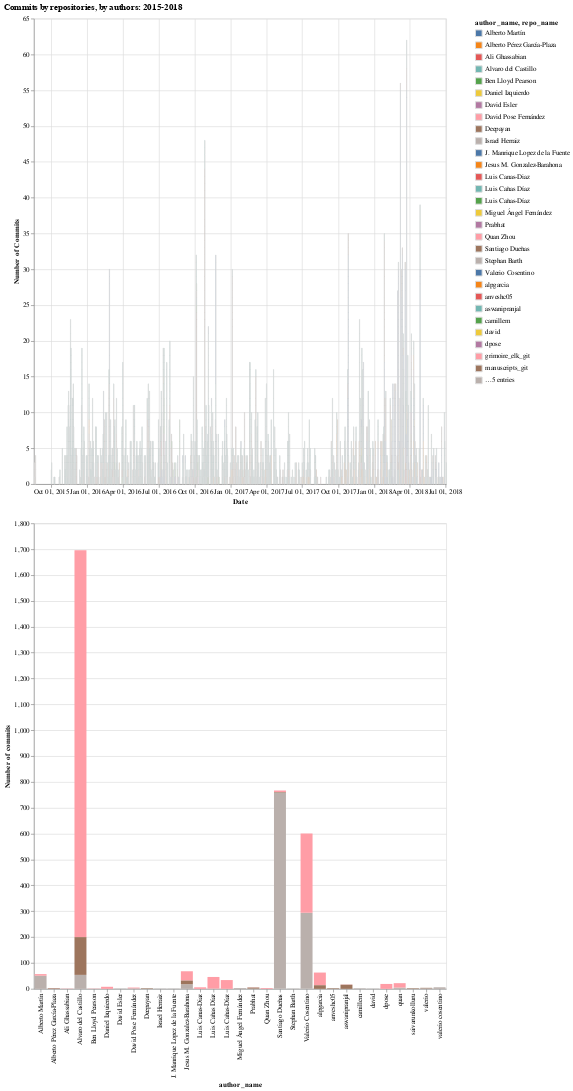

The notebook cell this image was saved under:
### Code cell
color_by_author = alt.Color('author_name:N')
color_by_repo = alt.Color('repo_name:N')

brush = alt.selection_interval(encodings=['x'])
click = alt.selection_multi(encodings=['color'])

width = len(all_commits['author_name'].unique())*20
max_date = all_commits["commit_date"].max()
min_date = all_commits["commit_date"].min()

points = alt.Chart().mark_bar(stroke="2").encode(
    alt.X('yearmonthdate(commit_date):T',
          axis=alt.Axis(title='Date')
         ),
    alt.Y('count(hash):Q',
        axis=alt.Axis(title='Number of Commits'),
    ),
    color=alt.condition(brush, color_by_author, alt.value('lightgray')),
    tooltip=["author_name", "commit_date", "repo_name"]
).properties(
    width=width,
    height=700,
).add_selection(
    brush
).transform_filter(
    click
)

bars = alt.Chart().mark_bar().encode(
    alt.Y('count(hash)',
          axis=alt.Axis(title="Number of commits")
         ),
    x='author_name:N',
    color=alt.condition(click, color_by_repo, alt.value('lightgray')),
).transform_filter(
    brush
).properties(
    width=width,
    height=700
).add_selection(
    click
)

chart2 = alt.vconcat(points, bars,
    data=all_commits,
    title="Commits by repositories, by authors: {}-{}".format(min_date.year, max_date.year)
)
chart2

### Figure 1 — Vega-Lite specification as saved in the notebook (floating-point values rounded to 4 significant figures; data arrays with more than 128 entries replaced by an {"elided": "..."} marker saying what was removed)
{"$schema": "https://vega.github.io/schema/vega-lite/v2.4.3.json", "config": {"view": {"height": 300, "width": 400}}, "data": {"values": {"elided": "3450 records"}}, "title": "Commits by repositories, by authors: 2015-2018", "vconcat": [{"encoding": {"color": {"condition": {"field": "author_name", "selection": "selector003", "type": "nominal"}, "value": "lightgray"}, "tooltip": [{"field": "author_name", "type": "nominal"}, {"field": "commit_date", "type": "temporal"}, {"field": "repo_name", "type": "nominal"}], "x": {"axis": {"title": "Date"}, "field": "commit_date", "timeUnit": "yearmonthdate", "type": "temporal"}, "y": {"aggregate": "count", "axis": {"title": "Number of Commits"}, "field": "hash", "type": "quantitative"}}, "height": 700, "mark": {"stroke": "2", "type": "bar"}, "selection": {"selector003": {"encodings": ["x"], "mark": {"fill": "#333", "fillOpacity": 0.125, "stroke": "white"}, "on": "[mousedown, window:mouseup] > window:mousemove!", "resolve": "global", "translate": "[mousedown, window:mouseup] > window:mousemove!", "type": "interval", "zoom": "wheel!"}}, "transform": [{"filter": {"selection": "selector004"}}], "width": 620}, {"encoding": {"color": {"condition": {"field": "repo_name", "selection": "selector004", "type": "nominal"}, "value": "lightgray"}, "x": {"field": "author_name", "type": "nominal"}, "y": {"aggregate": "count", "axis": {"title": "Number of commits"}, "field": "hash", "type": "nominal"}}, "height": 700, "mark": "bar", "selection": {"selector004": {"empty": "all", "encodings": ["color"], "on": "click", "resolve": "global", "toggle": "event.shiftKey", "type": "multi"}}, "transform": [{"filter": {"selection": "selector003"}}], "width": 620}]}
